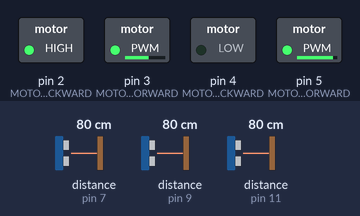
Bench run of a sketch on a simulated Arduino Uno, built with avr-gcc and run on an emulated ATmega328P. Shown: switched loads named in the sketch (green lamp = pin HIGH). Wiring (inferred from the names in the program): 3 × ultrasonic range finder: trigger pin 6, echo pin 7 / trigger pin 8, echo pin 9 / trigger pin 10, echo pin 11. Dashed ring = blinking. Inputs (shaded band) come from the test bench; at power-on: distance to the obstacle (sensors on pin 9, pin 7, pin 11) 80 cm. The echo pulse lasts 58.3 µs per cm; pins used as bus, display or sensor lines are not drawn.

Above: at 1.2 s.
1.3 s: distance to the obstacle (sensor on pin 9) set to 35 cm
4.3 s: distance to the obstacle (sensor on pin 9) set to 28 cm
At 5.6 s:
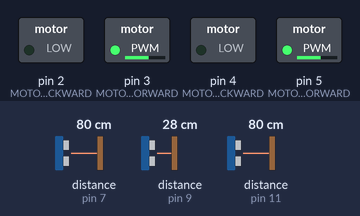
6.2 s: distance to the obstacle (sensor on pin 7) set to 35 cm
7.7 s: distance to the obstacle (sensor on pin 7) set to 28 cm
At 8.1 s:
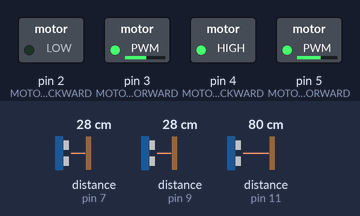
10.7 s: distance to the obstacle (sensor on pin 11) set to 33 cm
13.7 s: distance to the obstacle (sensor on pin 11) set to 28 cm
At 14.7 s:
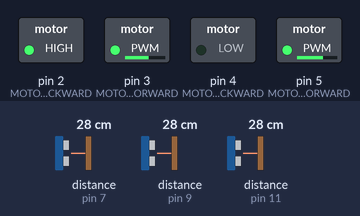
Timing chart, 0 to 17.7 s (numbered marks = the images above; inputs shaded):
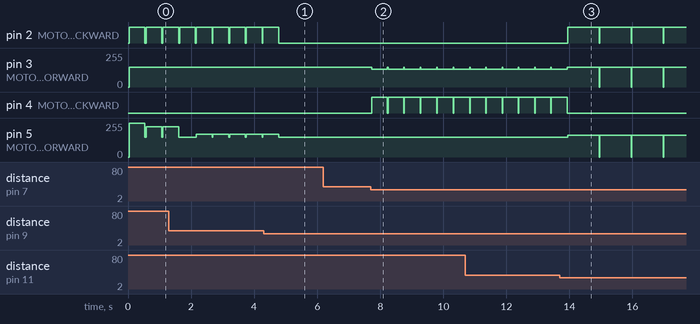

Measured:
- the behaviour switches between 32 and 31 cm on distance to the obstacle (sensor on pin 9) (found by bisection; images 0 and 1)
- the behaviour switches between 32 and 31 cm on distance to the obstacle (sensor on pin 7) (found by bisection; images 1 and 2)
- the behaviour switches between 32 and 31 cm on distance to the obstacle (sensor on pin 11) (found by bisection; images 2 and 3)
- after the input at 4.3 s, pin 2 (MOTOR_RIGHT_BACKWARD): goes on until 4.8 s, then stays LOW; pin 5 (MOTOR_RIGHT_FORWARD): 172/255 → 150/255 after 0.48 s
- after the input at 7.7 s, pin 3 (MOTOR_LEFT_FORWARD): alternates 150/255 for 0.02 s and 135/255 for 0.50 s, starting at once; pin 4 (MOTOR_LEFT_BACKWARD): alternates HIGH for 0.50 s and LOW for 0.02 s, starting at once
- after the input at 13.7 s, pin 2 (MOTOR_RIGHT_BACKWARD): alternates HIGH for 1.0 s and LOW for 0.02 s, starting after 0.24 s; pin 4 (MOTOR_LEFT_BACKWARD): goes on until 13.9 s, then stays LOW; pin 5 (MOTOR_RIGHT_FORWARD): 150/255 → 164/255 after 0.24 s
- by itself, pin 2 (MOTOR_RIGHT_BACKWARD): alternates HIGH for 0.50 s and LOW for 0.03 s

The sketch:

MazeSolver_A_.ino
```cpp
// --- Pin Definitions ---
#define TRIG_FRONT 6  // Front Ultrasonic Sensor Trigger Pin
#define ECHO_FRONT 7  // Front Ultrasonic Sensor Echo Pin
#define TRIG_RIGHT 8  // Right Ultrasonic Sensor Trigger Pin
#define ECHO_RIGHT 9  // Right Ultrasonic Sensor Echo Pin
#define TRIG_LEFT 10  // Left Ultrasonic Sensor Trigger Pin
#define ECHO_LEFT 11  // Left Ultrasonic Sensor Echo Pin

// Motor Pins
#define MOTOR_LEFT_FORWARD 3
#define MOTOR_LEFT_BACKWARD 4
#define MOTOR_RIGHT_FORWARD 5
#define MOTOR_RIGHT_BACKWARD 2

// --- Constants ---
const int safeDistance = 30; // Safe distance from walls in cm
const int setPoint = 15; // Desired distance from the right wall for PID

// --- PID Constants ---
float Kp = 1.2, Ki = 0.0, Kd = 0.5;
float error, previousError = 0, integral = 0, derivative;
float maxSpeed = 255, baseSpeed = 150; // Motor speeds

// --- Dynamic Maze Grid ---
const int gridRows = 10;
const int gridCols = 10;
int mazeGrid[gridRows][gridCols]; // 2D array for mapping the maze
int currentX = 0, currentY = 0; // Current position in the grid

// --- Function Declarations ---
long readUltrasonicDistance(int trigPin, int echoPin);
void updateMazeWithSensors();
void followRightHandRule();
void maintainDistanceFromWall();
void moveForward();
void turnLeft();
void turnRight();
void turnAround();
void stopMotors();
void adjustMotors(float pidSpeed);

// --- Setup Function ---
void setup() {
  // Initialize Serial Monitor
  Serial.begin(9600);

  // Setup Ultrasonic Pins
  pinMode(TRIG_FRONT, OUTPUT);
  pinMode(ECHO_FRONT, INPUT);
  pinMode(TRIG_RIGHT, OUTPUT);
  pinMode(ECHO_RIGHT, INPUT);
  pinMode(TRIG_LEFT, OUTPUT);
  pinMode(ECHO_LEFT, INPUT);

  // Setup Motor Pins
  pinMode(MOTOR_LEFT_FORWARD, OUTPUT);
  pinMode(MOTOR_LEFT_BACKWARD, OUTPUT);
  pinMode(MOTOR_RIGHT_FORWARD, OUTPUT);
  pinMode(MOTOR_RIGHT_BACKWARD, OUTPUT);

  // Initialize maze grid (0 = unexplored, 1 = wall, 2 = path)
  for (int i = 0; i < gridRows; i++) {
    for (int j = 0; j < gridCols; j++) {
      mazeGrid[i][j] = 0;
    }
  }
}

// --- Main Loop ---
void loop() {
  // Update the maze mapping based on sensor readings
  updateMazeWithSensors();

  // Use the Right-Hand Rule for basic maze exploration
  followRightHandRule();
}

// --- Function Definitions ---

// Read distance from ultrasonic sensor
long readUltrasonicDistance(int trigPin, int echoPin) {
  digitalWrite(trigPin, LOW);
  delayMicroseconds(2);
  digitalWrite(trigPin, HIGH);
  delayMicroseconds(10);
  digitalWrite(trigPin, LOW);
  return pulseIn(echoPin, HIGH) / 58;  // Convert time to cm
}

// Update the maze grid with sensor readings
void updateMazeWithSensors() {
  long frontDist = readUltrasonicDistance(TRIG_FRONT, ECHO_FRONT);
  long rightDist = readUltrasonicDistance(TRIG_RIGHT, ECHO_RIGHT);
  long leftDist = readUltrasonicDistance(TRIG_LEFT, ECHO_LEFT);

  // Update grid based on sensor readings
  if (frontDist < safeDistance) {
    mazeGrid[currentX][currentY + 1] = 1; // Wall in front
  } else {
    mazeGrid[currentX][currentY + 1] = 0; // Path in front
  }

  if (rightDist < safeDistance) {
    mazeGrid[currentX + 1][currentY] = 1; // Wall to the right
  } else {
    mazeGrid[currentX + 1][currentY] = 0; // Path to the right
  }

  if (leftDist < safeDistance) {
    mazeGrid[currentX - 1][currentY] = 1; // Wall to the left
  } else {
    mazeGrid[currentX - 1][currentY] = 0; // Path to the left
  }
}

// Implement Right-Hand Rule navigation
void followRightHandRule() {
  long frontDist = readUltrasonicDistance(TRIG_FRONT, ECHO_FRONT);
  long rightDist = readUltrasonicDistance(TRIG_RIGHT, ECHO_RIGHT);
  long leftDist = readUltrasonicDistance(TRIG_LEFT, ECHO_LEFT);

  // Maintain PID-controlled distance from the right wall
  maintainDistanceFromWall();

  // Right-Hand Rule Logic
  if (rightDist > safeDistance) {
    turnRight();
    moveForward();
  } else if (frontDist > safeDistance) {
    moveForward();
  } else if (leftDist > safeDistance) {
    turnLeft();
    moveForward();
  } else {
    turnAround();
  }
}

// Use PID to maintain a consistent distance from the right wall
void maintainDistanceFromWall() {
  long rightDist = readUltrasonicDistance(TRIG_RIGHT, ECHO_RIGHT);

  // Calculate PID values
  error = setPoint - rightDist;
  integral += error;
  derivative = error - previousError;
  float motorSpeedAdjustment = (Kp * error) + (Ki * integral) + (Kd * derivative);

  // Adjust motor speeds based on PID output
  adjustMotors(motorSpeedAdjustment);

  previousError = error;
}

// Adjust motor speeds based on PID calculations
void adjustMotors(float pidSpeed) {
  float leftMotorSpeed = baseSpeed + pidSpeed;
  float rightMotorSpeed = baseSpeed - pidSpeed;

  leftMotorSpeed = constrain(leftMotorSpeed, 0, maxSpeed);
  rightMotorSpeed = constrain(rightMotorSpeed, 0, maxSpeed);

  analogWrite(MOTOR_LEFT_FORWARD, leftMotorSpeed);
  analogWrite(MOTOR_RIGHT_FORWARD, rightMotorSpeed);
}

// Move forward function
void moveForward() {
  analogWrite(MOTOR_LEFT_FORWARD, baseSpeed);
  analogWrite(MOTOR_RIGHT_FORWARD, baseSpeed);
}

// Turn left (90 degrees)
void turnLeft() {
  analogWrite(MOTOR_LEFT_BACKWARD, baseSpeed);
  analogWrite(MOTOR_RIGHT_FORWARD, baseSpeed);
  delay(500);  // Adjust this value for the 90-degree turn timing
  stopMotors();
}

// Turn right (90 degrees)
void turnRight() {
  analogWrite(MOTOR_LEFT_FORWARD, baseSpeed);
  analogWrite(MOTOR_RIGHT_BACKWARD, baseSpeed);
  delay(500);  // Adjust this value for the 90-degree turn timing
  stopMotors();
}

// Turn around (180 degrees)
void turnAround() {
  analogWrite(MOTOR_LEFT_FORWARD, baseSpeed);
  analogWrite(MOTOR_RIGHT_BACKWARD, baseSpeed);
  delay(1000);  // Adjust for 180-degree turn
  stopMotors();
}

// Stop both motors
void stopMotors() {
  analogWrite(MOTOR_LEFT_FORWARD, 0);
  analogWrite(MOTOR_RIGHT_FORWARD, 0);
  analogWrite(MOTOR_LEFT_BACKWARD, 0);
  analogWrite(MOTOR_RIGHT_BACKWARD, 0);
}
```
